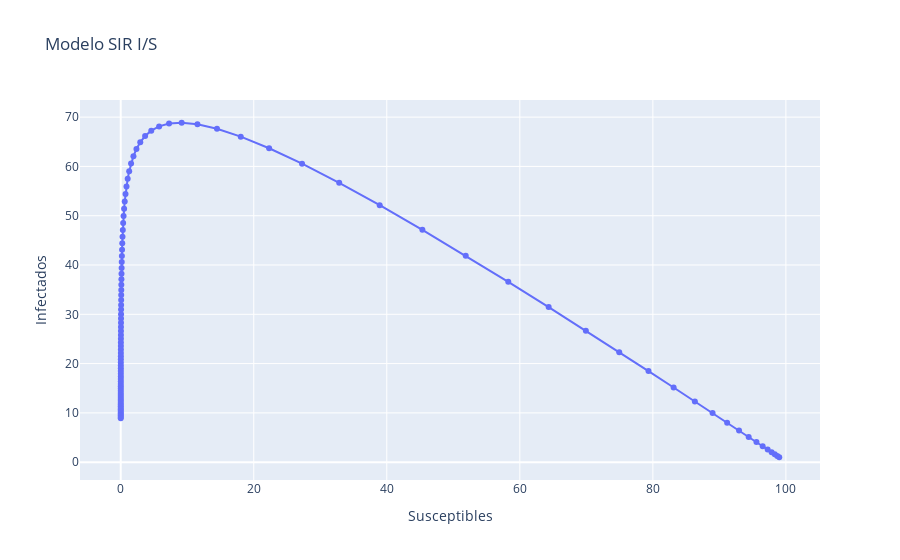
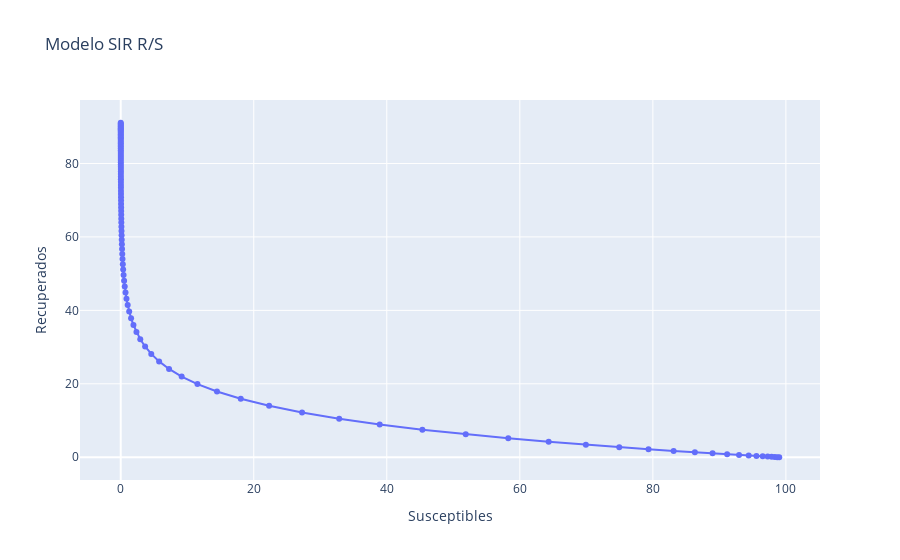
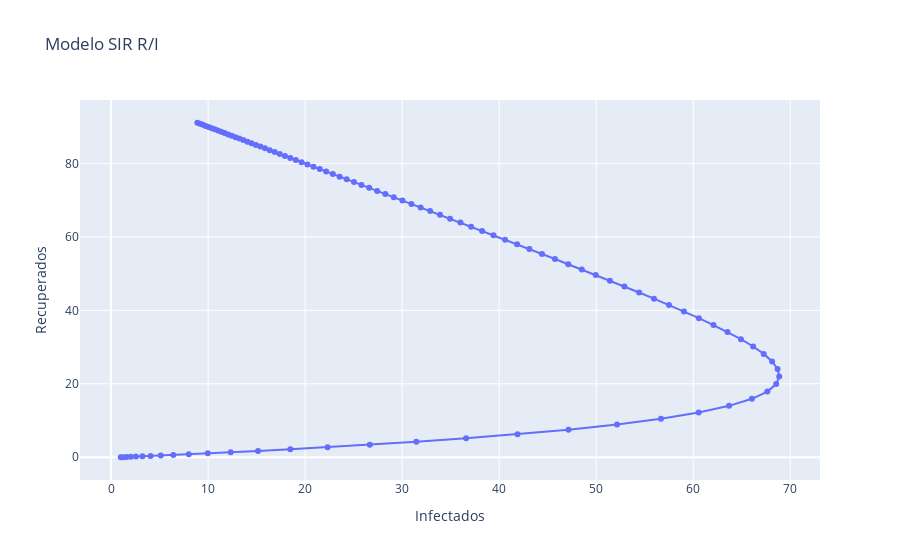

These figures' notebook cell, in order:
### Markdown cell above
## Modelo SIR

### Code cell
N = 100

S0 = 99
I0 = 1
R0 = 0

alfa = 0.1
gamma = 0.01

T0 = 0
T = 300

secciones = 100 #deltaT en realidad es (T-T0)/secciones

deltaT = (T-T0)/secciones

tiempo = np.linspace(T0, T, secciones)

S = np.linspace(T0, T, secciones)
I = np.linspace(T0, T, secciones)
R = np.linspace(T0, T, secciones)

S[0] = S0
I[0] = I0
R[0] = R0

for j in range (secciones-1):
    S[j+1] = S[j]*(1-(alfa*deltaT/N)*I[j])
    I[j+1] = I[j]*(1-gamma*deltaT+(alfa*deltaT/N)*S[j])
    R[j+1] = R[j]+gamma*deltaT*I[j]

# Figura S-I

df = pd.DataFrame({'Susceptibles':S, 'Infectados':I})
fig = px.line(df, x="Susceptibles", y="Infectados", title="Modelo SIR I/S", markers=True) 
fig.show()

# Figura S - R

df2 = pd.DataFrame({'Susceptibles':S, 'Recuperados':R})
fig2 = px.line(df2, x="Susceptibles", y="Recuperados", title="Modelo SIR R/S", markers=True) 
fig2.show()

# Figura I-R

df3 = pd.DataFrame({'Infectados':I, 'Recuperados':R})
fig3 = px.line(df3, x="Infectados", y="Recuperados", title="Modelo SIR R/I", markers=True) 
fig3.show()


# Guardar svg
fig.write_image("./graficas_avanzadas_modelos_basicos/SIR_IS.eps")
fig2.write_image("./graficas_avanzadas_modelos_basicos/SIR_RS.eps")
fig3.write_image("./graficas_avanzadas_modelos_basicos/SIR_RI.eps")
